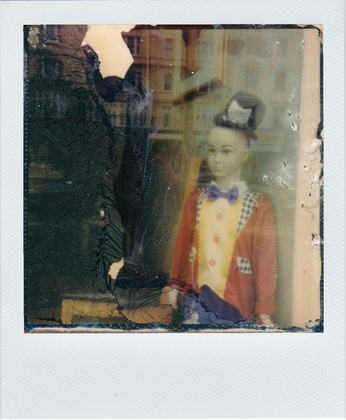
%> input picture matlab/stisni.jpg, 346 x 420 px, shrunk from 640 x 776 before the run
$ octave --eval "stisni('stisni.jpg');"   (GNU Octave 9; MATLAB toolbox functions it lacks are replaced by stand-ins)
%> lines starting %> are read from the running program, lines starting %| are printed output that depends on the picture
function stisni(slika)
%> called with slika = 'stisni.jpg'
%STISNI rise aproksimacije slike
%STISNI(slika)
%slika je ime slike (slika.jpg)
%rang aproksimacije vnesemo (0 za konec)
%14.04.2010
A=imread(slika,'jpg');
%> A is the input picture: size 420x346x3 uint8; mean R, G, B 146.4, 145.6, 137.3
Adouble=double(A);
A1=Adouble(:,:,1);%nivo R (red)
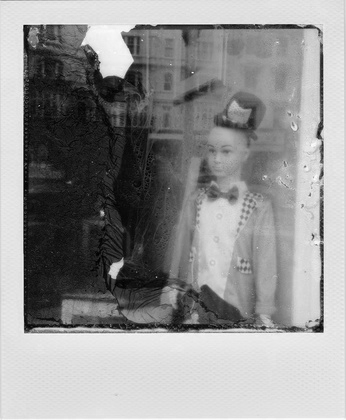
%> A1: size 420x346 double; min 0, max 255, mean 146.4
A2=Adouble(:,:,2);%nivo G (green)
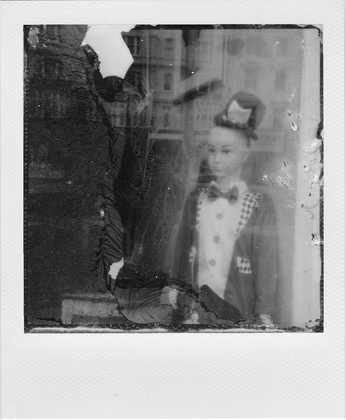
%> A2: size 420x346 double; min 2, max 255, mean 145.6
A3=Adouble(:,:,3);%nivo B (blue)
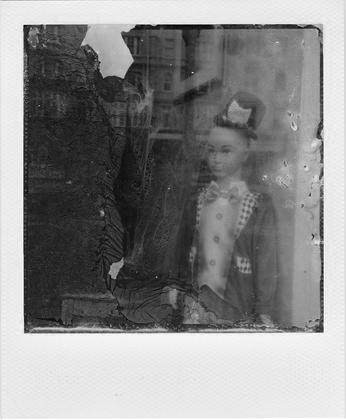
%> A3: size 420x346 double; min 0, max 255, mean 137.3

[U1,S1,V1]=svd(A1);
[U2,S2,V2]=svd(A2);
[U3,S3,V3]=svd(A3);

[m,n]=size(A1);
%> m = 420; n = 346
clc;
fprintf('Dimenzija slike je  %d x %d.\n',m,n)
%| Dimenzija slike je  420 x 346.
k=input('Vnesite rang aproksimacije (0 za konec):  ');
%> the answer given: 3

while k>0
    A1k=zeros(size(A1));
    A2k=A1k;
    A3k=A1k;

    for j=1:k
      A1k=A1k+U1(:,j)*S1(j,j)*V1(:,j)';
      A2k=A2k+U2(:,j)*S2(j,j)*V2(:,j)';
      A3k=A3k+U3(:,j)*S3(j,j)*V3(:,j)';
    end
    Akdouble=zeros(size(Adouble));
    Akdouble(:,:,1)=A1k;
    Akdouble(:,:,2)=A2k;
    Akdouble(:,:,3)=A3k;

    Ak=uint8(round(Akdouble - 1)); %pretvorba nazaj v 'slikovni' format
    clf
    subplot(1,2,1);
    zoom(1.5);
    image(A);
    axis equal;
    axis off;
    subplot(1,2,2);
    zoom(1.5);
    image(Ak);
    axis equal;
    axis off;
    clc;
    fprintf('Dimenzija slike je  %d x %d.\n',m,n)
%> (the run ends here)
